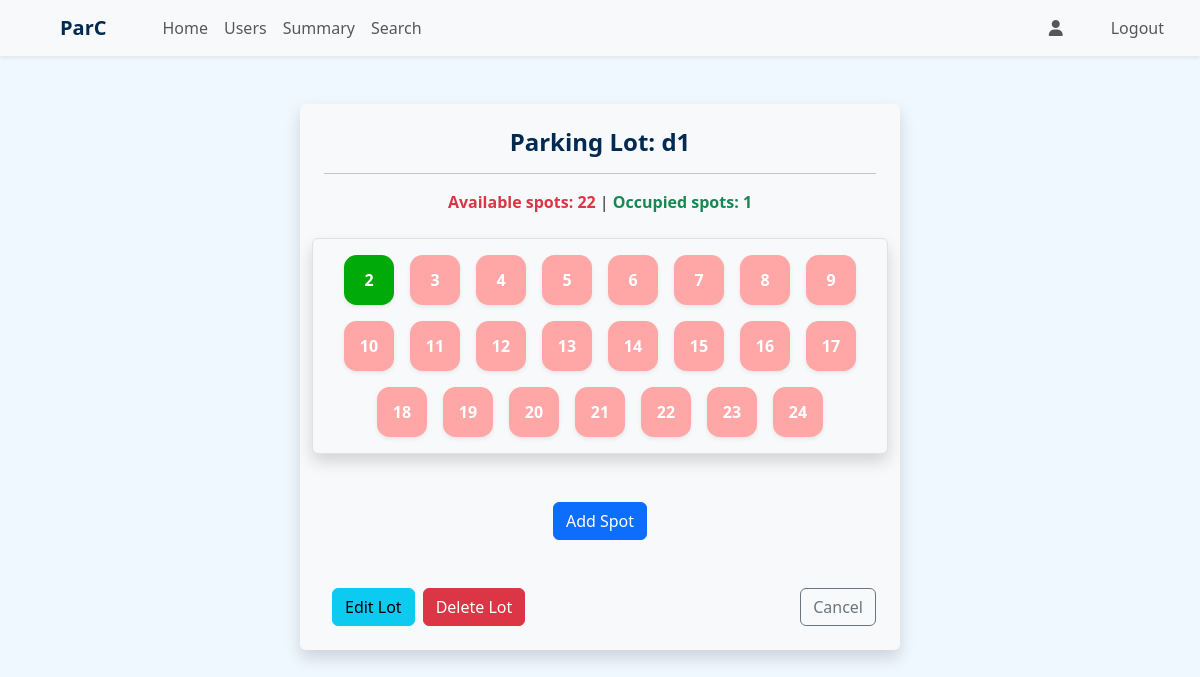
The app's page /admin/view_parking_lot/1 (signed in), older data.
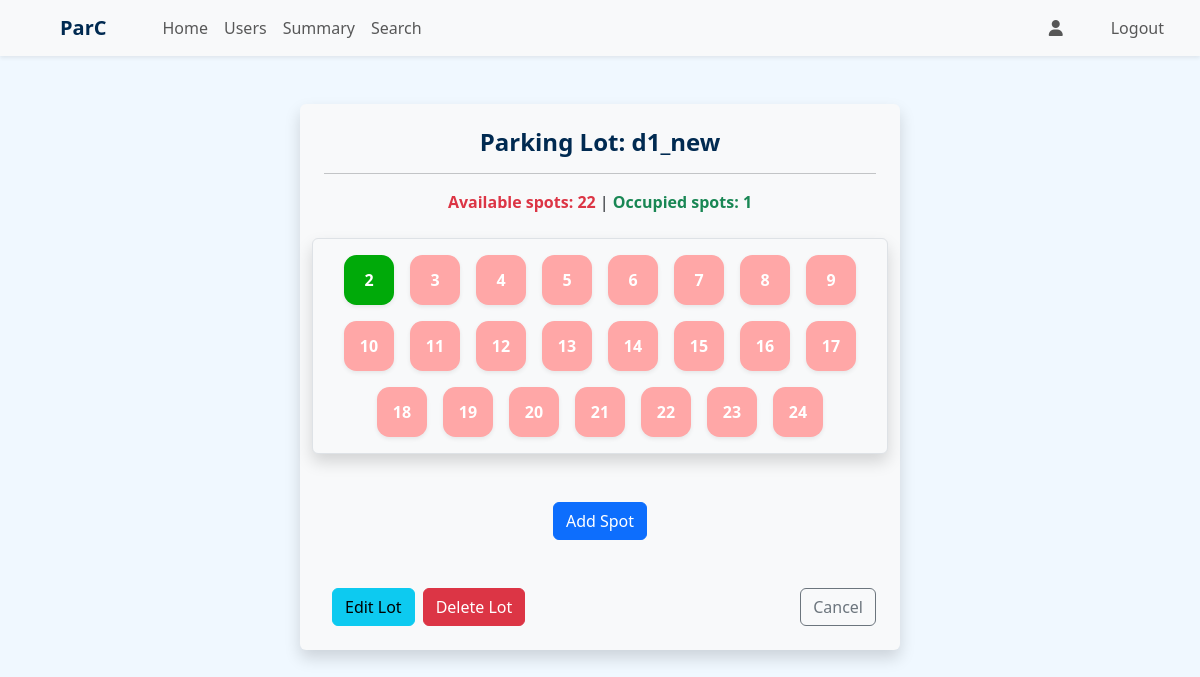
The same page, newer data.
### application/models.py (models this page shows)
class ParkingLot(db.Model):
    id = db.Column(db.Integer, primary_key = True)
    pl_name = db.Column(db.String, nullable = False)
    price = db.Column(db.Integer, nullable = False, default = 1000)
    address = db.Column(db.String, nullable = False)
    pincode = db.Column(db.Integer, nullable = False)
    capacity = db.Column(db.Integer, nullable = False)
    spots_count = db.Column(db.Integer, nullable = False)
    created_at = db.Column(db.DateTime, nullable = False)
    spots = db.relationship('ParkingSpot', backref = 'lot', cascade = 'all, delete')

### application/routes.py (the view)
@app.route('/admin/view_parking_lot/<int:lot_id>')
@auth_required()
@roles_required('admin')
def view_parking_lot(lot_id):
    lot = ParkingLot.query.get(lot_id)
    occupied_spots = get_reserved_spots_count(lot.id)
    available_spots = lot.spots_count - occupied_spots
    return render_template('view_lot.html', lot=lot, occupied_spots = occupied_spots, available_spots = available_spots)

### application/utils.py (called while the page is built)
def get_reserved_spots_count(lot_id):
    return ParkingSpot.query.filter_by(lot_id = lot_id, status = "occupied").count()

### templates/view_lot.html (shortened to what this page needs)
{% extends "admin_dashboard.html" %}
{% block content %}
<div class="container my-5 w-50 mx-auto bg-light p-4 rounded shadow">
    <div class="row justify-content-center mb-4">
        <div class="text-center">
            <h4 class="fw-semibold">Parking Lot: {{lot.pl_name}} </h4>
            <hr>
            <div>
                <span class="fw-semibold text-danger">Available spots: {{available_spots}} </span> |
                <span class="fw-semibold text-success">Occupied spots: {{occupied_spots}} </span>
            </div>
        </div>
    </div>
    <div class="row align-items-start justify-content-center gap-3 rounded p-3 bg-light shadow border">
        {% for spot in lot.spots %}
        <a href="{{url_for('get_spot', spot_id = spot.id)}}"
            class="spot_box shadow-sm {{'unavailable' if spot.status != 'available' else 'available'}} ">
            {{spot.id}}
        </a>
        {% else %}
        <div class="text-center">
            <h5 class="text-muted">No Spots Found</h5>
        </div>
        {% endfor %}
    </div>
    <div class="text-center my-5">
        <a href="{{url_for('create_spot', lot_id = lot.id)}}" class="btn btn-primary"> Add Spot</a>
    </div>
    <div class="d-flex justify-content-between">
        <div class="d-flex">
            <a href="{{url_for('edit_parking_lot', lot_id=lot.id)}}" class="btn btn-info mx-2">Edit Lot</a>
            <a href="{{url_for('delete_lot', lot_id = lot.id)}}" class="btn btn-danger">Delete Lot</a>
        </div>
        <a href="javascript:history.back()" class="btn btn-outline-secondary">Cancel</a>
    </div>
</div>
{% endblock %}

Row changes from the older to the newer data that the page shows:
changed ParkingLot: pl_name "d1" → "d1_new"
